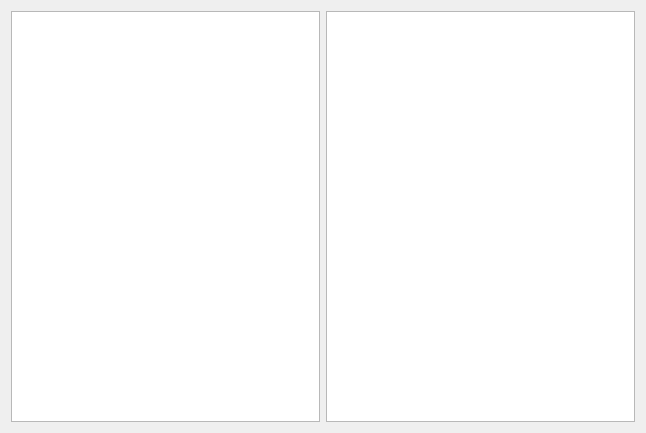
<?xml version="1.0" encoding="UTF-8"?>
<ui version="4.0">
 <class>FileSystemDialog</class>
 <widget class="QDialog" name="FileSystemDialog">
  <property name="geometry">
   <rect>
    <x>0</x>
    <y>0</y>
    <width>646</width>
    <height>433</height>
   </rect>
  </property>
  <property name="windowTitle">
   <string>Dialog</string>
  </property>
  <layout class="QHBoxLayout" name="horizontalLayout">
   <item>
    <widget class="QTreeView" name="treeView"/>
   </item>
   <item>
    <widget class="QListView" name="listView"/>
   </item>
  </layout>
 </widget>
 <resources/>
 <connections/>
</ui>
